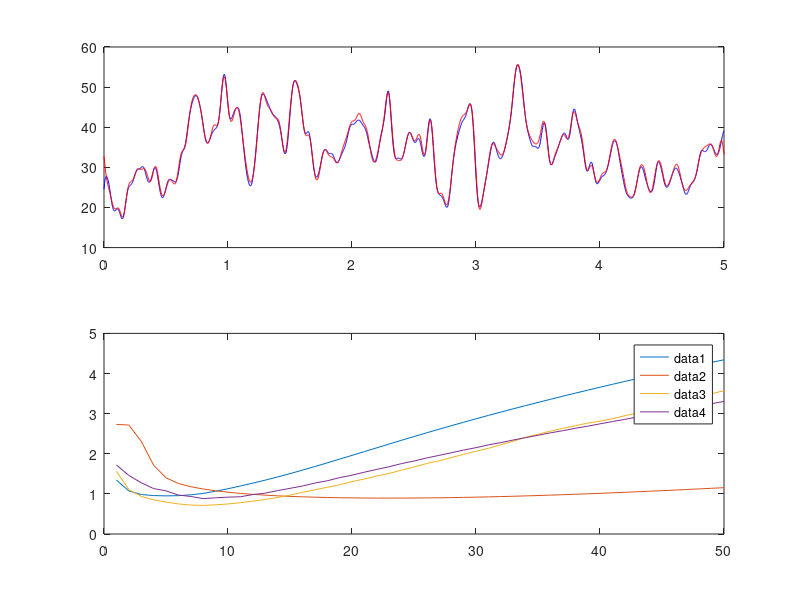

The MATLAB source for this figure:
%%
Fs=90;
t=-2:1/Fs:2;

x=(t+1).*(t>=-2 & t<=0) + (-2*t+1).*(t>=0 & t<=1) + (-1)*(t>=1 & t<=2);

a0=-1/2;
FX=a0*ones(size(t))/2;

for n=1:80
   an=1/2*(-(2*pi*n*sin(pi*n)+4*cos(pi*n)-4)/(pi^2*n^2)-(2*pi*n*sin((pi*n)/2)+8*cos((pi*n)/2)-8)/(pi^2*n^2)-(2*(sin(pi*n)-sin((pi*n)/2)))/(pi*n));
   bn=1/2*((2*(2*sin(pi*n)-pi*n*cos(pi*n)-pi*n))/(pi^2*n^2)-(2*(4*sin((pi*n)/2)-pi*n*cos((pi*n)/2)-pi*n))/(pi^2*n^2)+(2*(cos(pi*n)-cos((pi*n)/2)))/(pi*n));
   
   FX=FX+an*cos(n*pi*t/2)+bn*sin(n*pi*t/2);
   
   if n==15
      FX15=FX; 
   end
end

plot(t,x,'.r',t,FX15,'b',t,FX,'y');

%%
close all;clc;clear;
a=load('korel_203.txt');
t=a(:,1)';
Fs=1/(t(2)-t(1));
x=a(:,2)';

tc=-115:1/Fs:115;

tp1=-5:1/Fs:5;
x1=0.75*(1-abs(tp1)/5);
xc1=xcorr(x,x1)+xcorr(1-x,1-x1);
nr1=find(xc1==max(xc1(:)), 1, 'first');

tc(nr1)

tp2=-5:1/Fs:5;
x2=0.45*ones(size(tp2));
xc2=xcorr(x,x2)+xcorr(1-x.^5,1-x2.^5);
nr2=find(xc2==max(xc2(:)), 1, 'first');

%wypisanie czasu największej korelacji
tc(nr2)


tp3=-5:1/Fs:5;
x3=0.65*exp(-(tp3).^2/(2*2*2));
xc3=xcorr(x,x3)+xcorr(1-x.^5,1-x3.^5);
nr3=find(xc3==max(xc3(:)), 1, 'first');

tc(nr3)

subplot(211),plot(t,x,tp1,x1,'g',tp2,x2,'r',tp3,x3,'y');
subplot(212),plot(tc,xc3);

%%
close all;clc;clear;
a=load('cad_201.txt');
x=a(:,1)';
y=a(:,2)';
Fs=500;
t=linspace(0,length(x)/Fs,length(x));

ocena=@(x,y) sqrt((1/length(t)*sum((x(:)-y(:)).^2)));

FTx=fftshift(fft(x));
WAx=abs(FTx);

FTy=fftshift(fft(y));
WAy=abs(FTy);
f=linspace(-Fs/2,Fs/2,length(t));

f0=15;
n=4;
Butterworth=(1.0)./(1+(f/f0).^(2*n)).*(abs(f)<=22);
Y=real(ifft(ifftshift(Butterworth.*FTy)));

L2=ocena(x,Y);

subplot(211),plot(t,x,'b',t,Y,'r');
subplot(212), plot(f,WAx,'r',f,WAy,'b',f,10000*Butterworth,'k');
L2

%%
close all;clc;clear;
a=load('cad_201.txt');
x=a(:,1)';
y=a(:,2)';
Fs=500;
t=linspace(0,length(x)/Fs,length(x));

ocena=@(x,y) sqrt((1/length(t)*sum((x(:)-y(:)).^2)));

blad=zeros(50,4);

for k=1:50
    N=2*k+1;
    %zwykly filtr
    x1=conv(y,ones(1,N)/N, 'same');
    % gauss
    %N2=floor(N/2);
    %LP=exp(-(-N2:N2).^2/(2(N2/4).^2));
    %LP=LP/sum(LP(:));
    odch=k/7;
    LP=exp(-(-k:k).^2/(2*odch*odch));
    LP=LP/sum(LP(:));
    x2=conv(y,LP,'same');
    %mediana
    x3=medfilt1(y,N);
    %wienier
    x4=wiener2(y,[1,N]);

    blad(k,1)=ocena(x,x1);
    blad(k,2)=ocena(x,x2);
    blad(k,3)=ocena(x,x3);
    blad(k,4)=ocena(x,x4);
end

plot(blad);
legend;

x3=medfilt1(y,17);
ocena(x,x3)